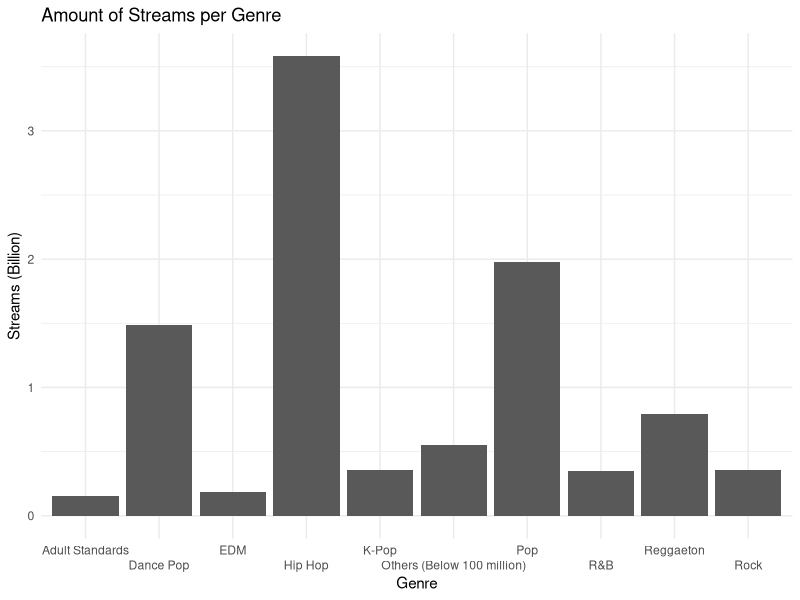

R code for this plot:
## ---- chunk 1
library(tidyverse)
spotify <- read.csv("data/2/2.csv")
spotify %>% 
  mutate(Streams = as.numeric(gsub(",", "", Streams))) %>% 
  select(Genre, Streams) %>%
  plyr::ddply("Genre", plyr::numcolwise(sum)) -> genre_streams

attach(genre_streams)
gstreams_sorted <- genre_streams[order(-Streams),]
detach(genre_streams)

other_streams <- 0
for(row in 11:nrow(gstreams_sorted)){
  other_streams <- other_streams + gstreams_sorted[row, "Streams"]
}

head(gstreams_sorted, n = 10L) %>% 
  mutate_at(1, funs(ifelse(row_number() == n(),"Others (Below 100 million)",.))) %>%
  mutate_at(2, funs(ifelse(row_number() == n(), . + other_streams,.))) %>% 
  mutate(Streams = Streams / 1000000000) %>%
  ggplot() +
  aes(Genre, Streams) +
  geom_bar(stat = "identity") +
  scale_x_discrete(guide = guide_axis(n.dodge=2)) +
  xlab("Genre") + 
  ylab("Streams (Billion)") +
  ggtitle("Amount of Streams per Genre") + 
  theme_minimal() +
  geom_blank()
